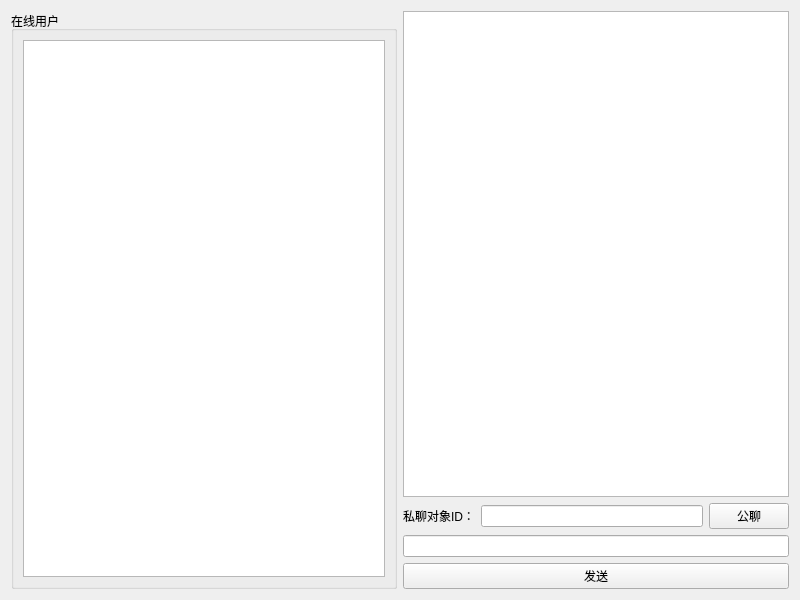
<?xml version="1.0" encoding="UTF-8"?>
<ui version="4.0">
 <class>ChatWindow</class>
 <widget class="QWidget" name="ChatWindow">
  <property name="geometry">
   <rect>
    <x>0</x>
    <y>0</y>
    <width>800</width>
    <height>600</height>
   </rect>
  </property>
  <property name="windowTitle">
   <string>聊天窗口</string>
  </property>
  <layout class="QHBoxLayout" name="horizontalLayout">
   <item>
    <widget class="QGroupBox" name="groupBox_onlineUsers">
     <property name="title">
      <string>在线用户</string>
     </property>
     <layout class="QVBoxLayout" name="verticalLayout_2">
      <item>
       <widget class="QListWidget" name="listWidget_onlineUsers"/>
      </item>
     </layout>
    </widget>
   </item>
   <item>
    <layout class="QVBoxLayout" name="verticalLayout">
     <item>
      <widget class="QTextEdit" name="textEdit_chatLog">
       <property name="readOnly">
        <bool>true</bool>
       </property>
      </widget>
     </item>
     <item>
      <layout class="QHBoxLayout" name="horizontalLayout_2">
       <item>
        <widget class="QLabel" name="label">
         <property name="text">
          <string>私聊对象ID：</string>
         </property>
        </widget>
       </item>
       <item>
        <widget class="QLineEdit" name="lineEdit_privateId"/>
       </item>
       <item>
        <widget class="QPushButton" name="pushButton_switchChatType">
         <property name="text">
          <string>公聊</string>
         </property>
        </widget>
       </item>
      </layout>
     </item>
     <item>
      <widget class="QLineEdit" name="lineEdit_input"/>
     </item>
     <item>
      <widget class="QPushButton" name="pushButton_send">
       <property name="text">
        <string>发送</string>
       </property>
      </widget>
     </item>
    </layout>
   </item>
  </layout>
 </widget>
 <resources/>
 <connections/>
</ui>
